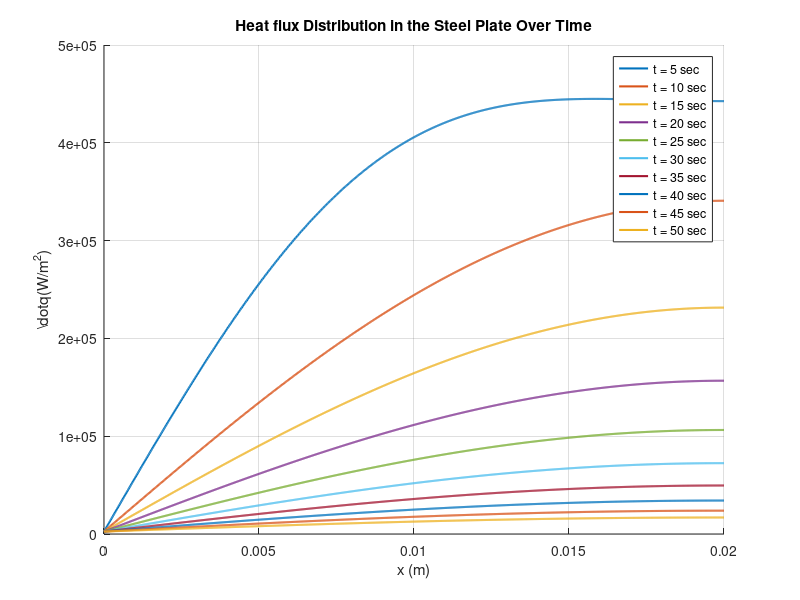

MATLAB code to generate this figure:
k = 50;          
rho = 7800;      
c_p = 500;       
alpha = 1.282051e-5;
a = 0.02;        
T_inf = 50;      
Ti = 200;        
h = 100;         
N = 50;         
x = linspace(0, a, 1000); 
time_intervals = linspace(5, 50, 10); 

lambda_n = zeros(1, N);
for n = 1:N
    fun = @(lambda) tan(lambda * a) - (lambda * k / h);
    lambda_n(n) = fzero(fun, (n * pi) / (2 * a));
end

figure; hold on;
colors = lines(length(time_intervals));
for j = 1:length(time_intervals)
    t = time_intervals(j);
    q_dot = k * T_inf * ones(size(x)); % Initialize with T_inf
    for n = 1:N
        coeff = (2/a) * integral(@(x) (Ti - T_inf) .* sin(lambda_n(n) * x), 0, a);
        term = - k * coeff * lambda_n(n) * exp(-lambda_n(n)^2 * alpha * t) .* sin(lambda_n(n) * x);
        q_dot = q_dot - term;
    end
    plot(x, q_dot, 'Color', colors(j,:), 'LineWidth', 1.5, 'DisplayName', ['t = ', num2str(t), ' sec']);
end

xlabel('x (m)');
ylabel('\dot{q}(W/m^2)');
title('Heat flux Distribution in the Steel Plate Over Time');
legend show;
grid on;
